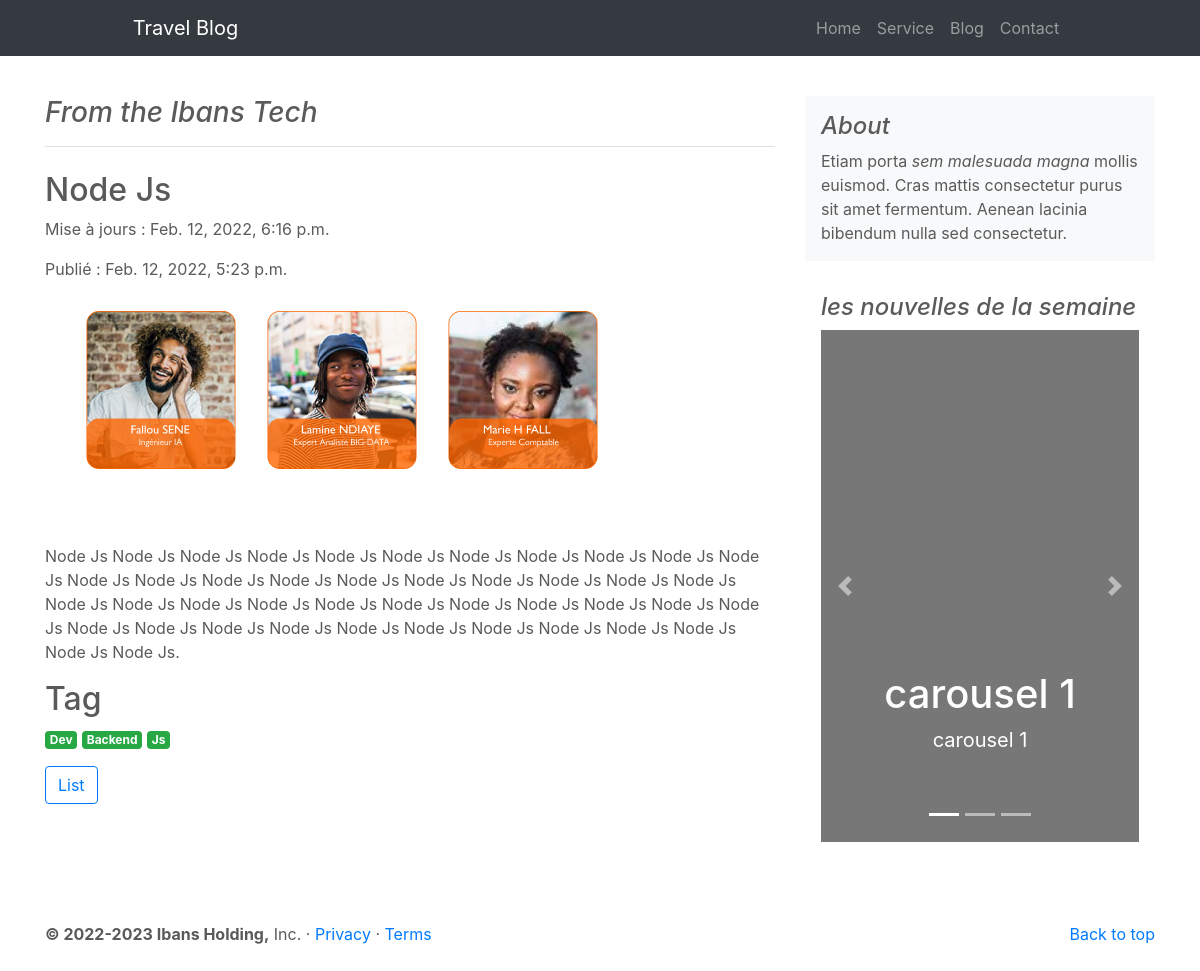
Page /blog/3/ on the committed database.
### main/models.py (models this page shows, shortened)
class Post(models.Model):
    postname = models.CharField(max_length=50)
    Lat = models.FloatField(null=True)
    Lng = models.FloatField(null=True)
    contents = models.TextField()
    tag = TaggableManager(blank=True)
    mainphoto = models.ImageField(blank=True, null=True)
    modifiedDate = models.DateTimeField(blank=True, null=True)
    publishedDate = models.DateTimeField(auto_now_add=True, blank=True, null=True)
    class Meta:
        verbose_name = 'post'
        verbose_name_plural = 'posts'

### main/views.py (the view)
# urls.py: path('blog/<int:pk>/', views.postdetails, name='postdetails'),
def postdetails(request, pk):
    postlist = Post.objects.get(pk=pk)
    return render(request, 'main/postdetails.html', {'postlist' : postlist})

### main/templates/main/postdetails.html (shortened to what this page needs)
{% extends 'main/base.html' %}
{% block content %}
<br><br>
<main role="main" class="container">
  <div class="row">
    <div class="col-md-8 blog-main">
      <h3 class="pb-3 mb-4 font-italic border-bottom">
        From the Ibans Tech
      </h3>
      <div class="blog-post">
        <h2 class="blog-post-title">{{ postlist.postname }}</h2>
        <p class="blog-post-meta">Mise à jours : {{ postlist.modifiedDate }}</p>
        <p class="blog-post-meta">Publié : {{ postlist.publishedDate }}</p>
        {% if postlist.mainphoto %}
            <img src="{{ postlist.mainphoto.url }}">
        {% endif %}
        <p>{{ postlist.contents|linebreaks }}</p>
        <h2>Tag</h2>
        <p>
            {% for tag in postlist.tag.all %}
            <span class="badge badge-success">{{tag}}</span>
            {% endfor %}
        </p>
      </div>
      <nav class="blog-pagination">
        <a class="btn btn-outline-primary" href="{% url 'blog'%}">List</a>
      </nav>
    </div>
    <aside class="col-md-4 blog-sidebar">
      <div class="p-3 mb-3 bg-light rounded">
        <h4 class="font-italic">About</h4>
        <p class="mb-0">Etiam porta <em>sem malesuada magna</em> mollis euismod. Cras mattis consectetur purus sit amet fermentum. Aenean lacinia bibendum nulla sed consectetur.</p>
      </div>
      <div class="p-3">
        <h4 class="font-italic">les nouvelles de la semaine</h4>
        <div id="myCarousel" class="carousel slide" data-ride="carousel">
          <ol class="carousel-indicators">
            <li data-target="#myCarousel" data-slide-to="0" class="active"></li>
            <li data-target="#myCarousel" data-slide-to="1"></li>
            <li data-target="#myCarousel" data-slide-to="2"></li>
          </ol>
          <div class="carousel-inner">
            <div class="carousel-item active">
              <img class="first-slide" alt="First slide">
              <div class="container">
                <div class="carousel-caption">
                  <h1>carousel 1</h1>
                  <p>carousel 1</p>
                </div>
              </div>
            </div>
          </div>
          <a class="carousel-control-prev" href="#myCarousel" role="button" data-slide="prev">
            <span class="carousel-control-prev-icon" aria-hidden="true"></span>
          </a>
          <a class="carousel-control-next" href="#myCarousel" role="button" data-slide="next">
            <span class="carousel-control-next-icon" aria-hidden="true"></span>
          </a>
        </div>
      </div>
    </aside>
  </div>
</main>
{% endblock content %}

### main/templates/main/postdetails.html (style rules this page uses)
body { padding-top: 3rem; padding-bottom: 3rem; color: #5a5a5a; }
.carousel { margin-bottom: 4rem; }
.carousel-caption { bottom: 3rem; z-index: 10; }
.carousel-item { height: 32rem; background-color: #777; }
.carousel-item > img { position: absolute; top: 0; left: 0; min-width: 100%; height: 32rem; }
@media (min-width: 40em) { .carousel-caption p { margin-bottom: 1.25rem; font-size: 1.25rem; line-height: 1.4; } }

### rows in the picture
Post: postname "Node Js", modifiedDate "Feb. 12, 2022, 6:16 p.m.", publishedDate "Feb. 12, 2022, 5:23 p.m.", mainphoto (picture), contents "Node Js Node Js Node Js Node Js Node Js Node Js Node Js Node Js Node Js Node Js Node Js Node Js Node Js Node Js Node Js Node Js Node Js Node Js Node Js Node Js Node Js Node Js Node Js Node Js Node Js Node Js Node Js Node Js Node Js Node Js Node Js Node Js Node Js Node Js Node Js Node Js Node Js Node Js Node Js Node Js Node Js Node Js Node Js Node Js."
Tag: name "Dev"
Tag: name "Backend"
Tag: name "Js"
